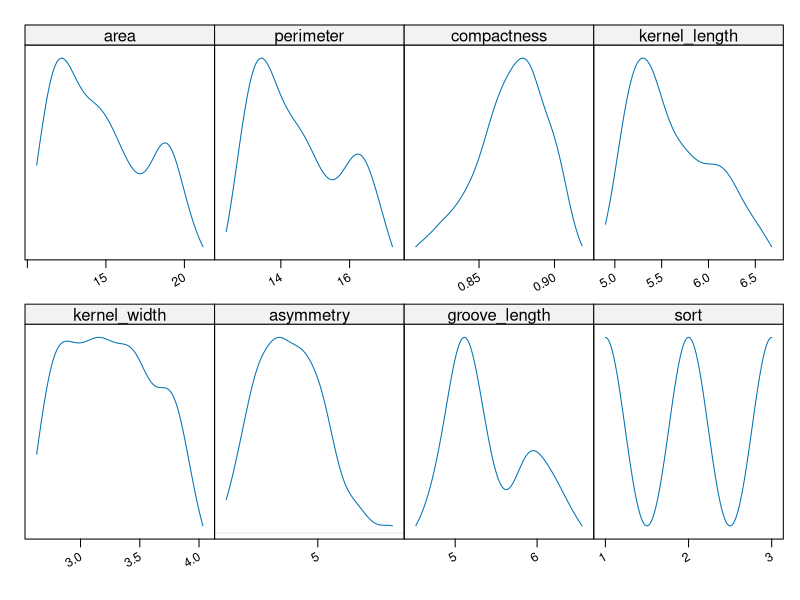
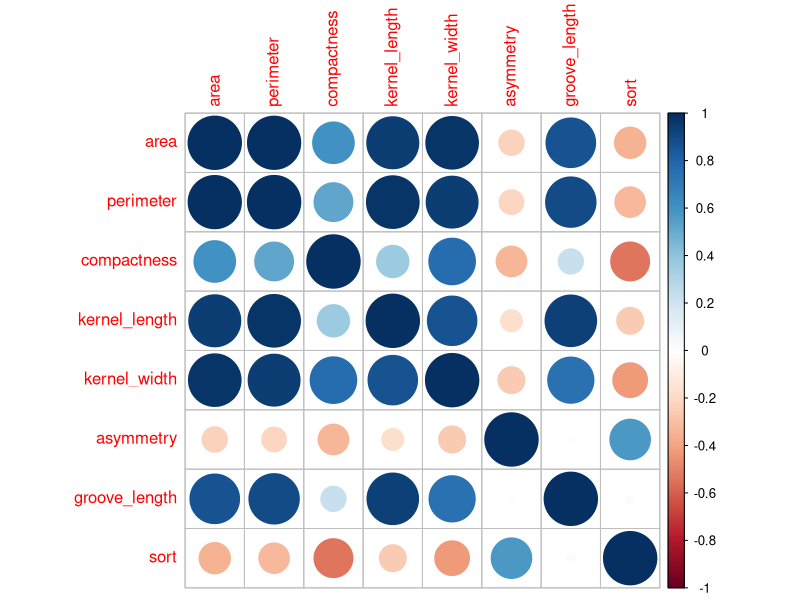
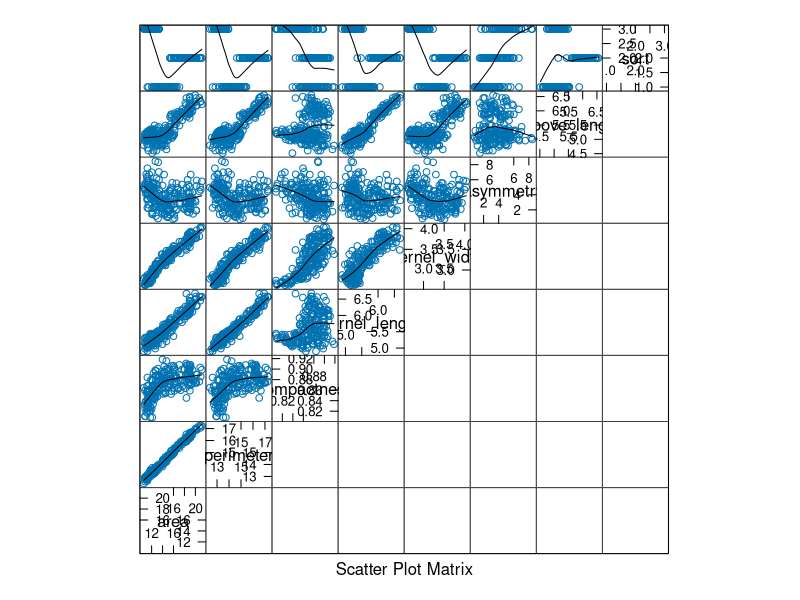

These charts were generated, in order, by the following R code:
## ---- chunk 1

library(lattice)
library(MASS)
library(latticeExtra)
library(e1071)
library(corrplot)
library(knitr)
library(nnet)

seed.data <- read.table('data/seeds_dataset.txt')
names(seed.data) <- c("area", "perimeter", "compactness", "kernel_length", "kernel_width", "asymmetry", "groove_length", "sort")
names(seed.data)


marginal.plot(seed.data)
corrplot(cor(seed.data))

splom(~seed.data, data=seed.data,
      upper.panel=function(x, y, ...) { panel.xyplot(x, y, ...); panel.loess(x, y, ..., col='black')},
      lower.panel=function(x, y, ...) { },
      )
## ---- chunk 2
seed.idx <- sample(nrow(seed.data), size = nrow(seed.data) * 0.6)
seed.data.train <- seed.data[seed.idx,]
seed.data.test <- seed.data[-seed.idx,]

## ---- chunk 3
my.lda <- function(formula) {
  seed.lda1 <- lda(formula , data = seed.data.train)
  print(seed.lda1)
  seed.pred1 <- predict(seed.lda1, seed.data.test)
  
  print(table(seed.pred1$class, seed.data.test$sort))
  print(mean(seed.pred1$class != seed.data.test$sort))

  print(tune(lda, formula, data = seed.data, predict.func =  function(...) as.numeric(predict(...)$class)))  
}

my.lda(sort ~ . )
## ---- chunk 4


my.lda(sort ~ groove_length  + kernel_length + groove_length:kernel_length  + kernel_width + perimeter + area)

## ---- chunk 5

my.bayes <- function(formula) {
  seed.bayes <- naiveBayes(formula , data = seed.data.train)
  print(seed.bayes)
  seed.pred1 <- predict(seed.bayes, seed.data.test)
  
  print(table(seed.pred1, seed.data.test$sort))
  print(mean(seed.pred1 != seed.data.test$sort))

  print(tune(naiveBayes, formula, data = seed.data))  
}
my.bayes(as.factor(sort) ~ .)
## ---- chunk 6
my.bayes(as.factor(sort) ~ . - area - perimeter)

## ---- chunk 7
my.multinom <- function(formula) {
  seed.multinom <- multinom(formula , data = seed.data.train, maxit=3000, trace=FALSE)
  
  print(seed.multinom)
  seed.pred1 <- predict(seed.multinom, seed.data.test)
  
  print(table(seed.pred1, seed.data.test$sort))
  print(mean(seed.pred1 != seed.data.test$sort))

  print(tune(multinom, formula, data = seed.data, maxit=3000, trace=FALSE))  
}

my.multinom(as.factor(sort) ~ .)

## ---- chunk 8

seed.multinom <- multinom(as.factor(sort) ~ . , data = seed.data.train, maxit=3000, trace=FALSE)
stepAIC(seed.multinom)

seed.multinom <- multinom(as.factor(sort) ~ area + kernel_length + asymmetry + groove_length , data = seed.data.train, maxit=3000, trace=FALSE)
AIC(seed.multinom)

my.multinom(as.factor(sort) ~ area + kernel_length + asymmetry + groove_length )
